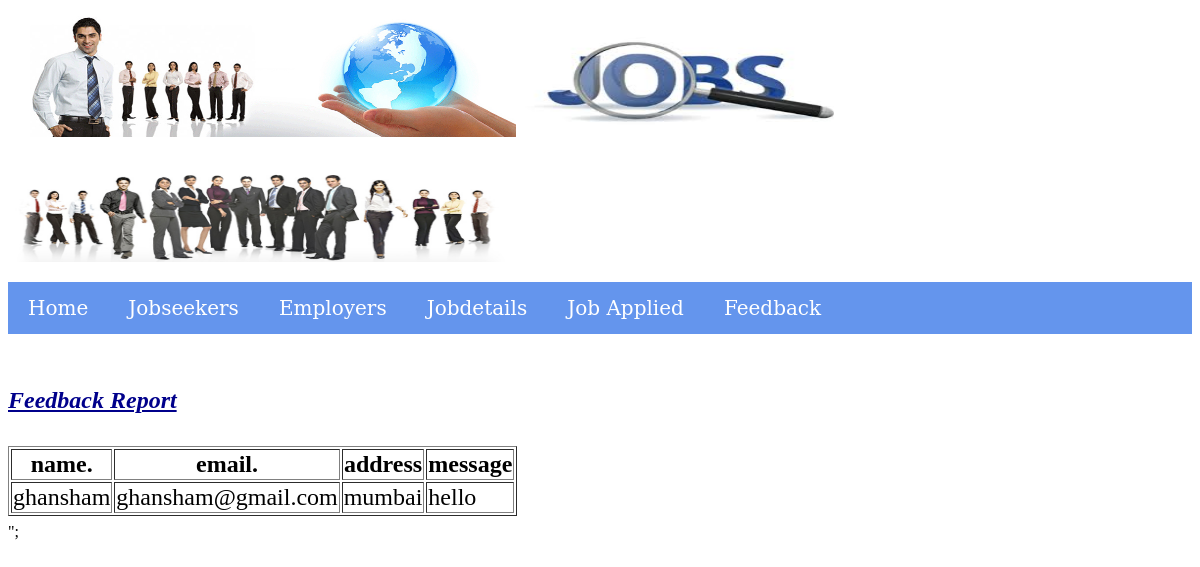
/Jobportal/afeedback.php, run on the app's committed database.
### tables this page shows
CREATE TABLE `feedback` (
  `name` varchar(30) NOT NULL,
  `email` varchar(50) NOT NULL,
  `address` varchar(50) NOT NULL,
  `message` varchar(200) NOT NULL,
  `D_ate` varchar(50) NOT NULL
);

### Jobportal/afeedback.php (the view, shortened to what this page needs)
<?PHP
include("aheader.php");
?>
<!doctype html>
<html>
<head>
</head>
<body>
<font   size="+2">
<?php
$query = "SELECT name,email,address,message FROM feedback";
$result = mysql_query($query) or trigger_error("SQL",E_USER_ERROR);
echo "<body background=four.jpg>";
echo "<font color=darkblue><u><i><h4>Feedback Report</h4></i></u></font>";
echo "<table  border='1'>";
echo ('<font color=red size="large">');
echo "<tr><th>name.</th><th>email.</th><th>address</th><th>message</th>";
echo "</tr>";
while($row = mysql_fetch_array($result))
{
	echo "<tr><td>";
	echo $row['name'];
	echo "</td><td>";
	echo $row['email'];
	echo "</td><td>";
	echo $row['address'];
	echo "</td><td>";
	echo $row['message'];
	echo "</td>";
	echo "</tr>";
}
echo "</font>";
echo "</table>";
echo "</body>"
?>
</font>";
  </body>
</html>

### Jobportal/aheader.php (shortened to what this page needs)
<!doctype html>
<html>
<head>
</head>
<body>
<p>   &nbsp;&nbsp;<img src="images/imgjob/inner3.jpg" width="500" height="121" alt=""/><img src="images/imgjob/jobsearch.jpg" width="318" height="121" alt=""/><img src="images/imgjob/01-normal.jpg" width="500" height="121" alt=""/></p>
<ul>
  <li><a href="ahome.php">Home</a></li>
  <li><a href="ajobseeker.php">Jobseekers</a></li>
  <li><a href="aemployer.php">Employers</a></li>
  <li><a href="ajobdetail.php">Jobdetails</a></li>
  <li><a href="ajobApplied.php">Job Applied</a></li>
   <li><a href="afeedback.php">Feedback</a></li>
</ul>
<p style="font-size: 10px; color: #E70F12;">&nbsp;</p>
</body>
</html>

### Jobportal/aheader.php (style rules this page uses)
ul { list-style-type: none; margin: 0; padding: 0; overflow: hidden; background-color:cornflowerblue; }
li { float: left; }
li a, .dropbtn { display: inline-block; color: white; font-size : 20px; font-family: Constantia, "Lucida Bright", "DejaVu Serif", Georgia, "serif"; font:bold; text-align: center; padding: 14px 20px; text-decoration: none; }

### data on the page
feedback: name "ghansham", email "ghansham@gmail.com", address "mumbai", message "hello"
